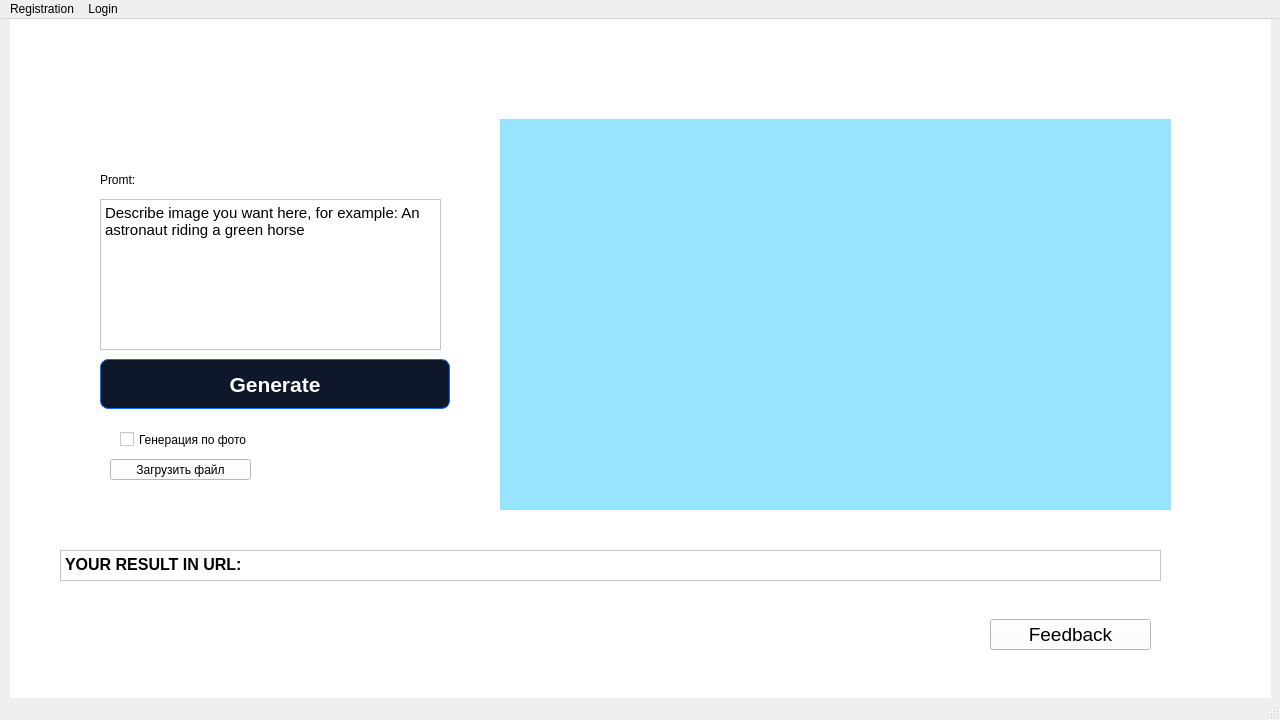
<?xml version="1.0" encoding="UTF-8"?>
<ui version="4.0">
 <class>MainWindow</class>
 <widget class="QMainWindow" name="MainWindow">
  <property name="geometry">
   <rect>
    <x>0</x>
    <y>0</y>
    <width>1280</width>
    <height>720</height>
   </rect>
  </property>
  <property name="minimumSize">
   <size>
    <width>1280</width>
    <height>720</height>
   </size>
  </property>
  <property name="maximumSize">
   <size>
    <width>1280</width>
    <height>720</height>
   </size>
  </property>
  <property name="windowTitle">
   <string>MainWindow</string>
  </property>
  <property name="styleSheet">
   <string notr="true"/>
  </property>
  <widget class="QWidget" name="centralwidget">
   <widget class="QWidget" name="widget" native="true">
    <property name="geometry">
     <rect>
      <x>10</x>
      <y>0</y>
      <width>1261</width>
      <height>681</height>
     </rect>
    </property>
    <property name="styleSheet">
     <string notr="true">background-color: rgb(255, 255, 255);</string>
    </property>
    <widget class="QLabel" name="picture">
     <property name="geometry">
      <rect>
       <x>490</x>
       <y>100</y>
       <width>671</width>
       <height>391</height>
      </rect>
     </property>
     <property name="font">
      <font>
       <pointsize>36</pointsize>
      </font>
     </property>
     <property name="styleSheet">
      <string notr="true">background-color: rgb(152, 228, 255);</string>
     </property>
     <property name="text">
      <string/>
     </property>
     <property name="pixmap">
      <pixmap>../image_name.png</pixmap>
     </property>
     <property name="scaledContents">
      <bool>true</bool>
     </property>
     <property name="alignment">
      <set>Qt::AlignCenter</set>
     </property>
    </widget>
    <widget class="QLabel" name="promt_name">
     <property name="geometry">
      <rect>
       <x>90</x>
       <y>150</y>
       <width>71</width>
       <height>21</height>
      </rect>
     </property>
     <property name="styleSheet">
      <string notr="true">font: 16pt &quot;MS Shell Dlg 2&quot;, rgb(71,86,107);</string>
     </property>
     <property name="text">
      <string>Promt:</string>
     </property>
    </widget>
    <widget class="QTextBrowser" name="url_picture">
     <property name="geometry">
      <rect>
       <x>50</x>
       <y>531</y>
       <width>1101</width>
       <height>31</height>
      </rect>
     </property>
     <property name="html">
      <string>&lt;!DOCTYPE HTML PUBLIC &quot;-//W3C//DTD HTML 4.0//EN&quot; &quot;http://www.w3.org/TR/REC-html40/strict.dtd&quot;&gt;
&lt;html&gt;&lt;head&gt;&lt;meta name=&quot;qrichtext&quot; content=&quot;1&quot; /&gt;&lt;style type=&quot;text/css&quot;&gt;
p, li { white-space: pre-wrap; }
&lt;/style&gt;&lt;/head&gt;&lt;body style=&quot; font-family:'MS Shell Dlg 2'; font-size:8.25pt; font-weight:400; font-style:normal;&quot;&gt;
&lt;p style=&quot; margin-top:0px; margin-bottom:0px; margin-left:0px; margin-right:0px; -qt-block-indent:0; text-indent:0px;&quot;&gt;&lt;span style=&quot; font-size:12pt; font-weight:600;&quot;&gt;YOUR RESULT IN URL:&lt;/span&gt;&lt;/p&gt;&lt;/body&gt;&lt;/html&gt;</string>
     </property>
    </widget>
    <widget class="QWidget" name="button" native="true">
     <property name="geometry">
      <rect>
       <x>70</x>
       <y>330</y>
       <width>391</width>
       <height>61</height>
      </rect>
     </property>
     <widget class="QLabel" name="volsh_palochka">
      <property name="geometry">
       <rect>
        <x>110</x>
        <y>20</y>
        <width>31</width>
        <height>31</height>
       </rect>
      </property>
      <property name="styleSheet">
       <string notr="true">background-color: qlineargradient(spread:pad, x1:0, y1:0, x2:1, y2:0, stop:0 rgba(255, 255, 255, 0));</string>
      </property>
      <property name="text">
       <string/>
      </property>
      <property name="pixmap">
       <pixmap>../photos/generate_img.png</pixmap>
      </property>
      <property name="scaledContents">
       <bool>true</bool>
      </property>
     </widget>
     <widget class="QPushButton" name="generate_button">
      <property name="geometry">
       <rect>
        <x>20</x>
        <y>0</y>
        <width>350</width>
        <height>60</height>
       </rect>
      </property>
      <property name="font">
       <font>
        <pointsize>16</pointsize>
        <weight>75</weight>
        <bold>true</bold>
       </font>
      </property>
      <property name="cursor">
       <cursorShape>PointingHandCursor</cursorShape>
      </property>
      <property name="styleSheet">
       <string notr="true">QPushButton {
	background-color: rgb(15,23,42);
	color: #fff;
	font-weight: 600;
	border-radius: 8px;
	border: 1px solid #0d6efd;
	padding: 5px 15px;
	margin-top: 10px;
	outline: 0px;
}

QPushButton:pressed {
	background-color: rgb(39,46,63);
}</string>
      </property>
      <property name="text">
       <string>Generate</string>
      </property>
     </widget>
     <zorder>generate_button</zorder>
     <zorder>volsh_palochka</zorder>
    </widget>
    <widget class="QPlainTextEdit" name="plainTextEdit">
     <property name="geometry">
      <rect>
       <x>90</x>
       <y>180</y>
       <width>341</width>
       <height>151</height>
      </rect>
     </property>
     <property name="font">
      <font>
       <pointsize>11</pointsize>
      </font>
     </property>
     <property name="plainText">
      <string>Describe image you want here, for example: An astronaut riding a green horse</string>
     </property>
    </widget>
    <widget class="QCheckBox" name="checkBox">
     <property name="geometry">
      <rect>
       <x>110</x>
       <y>410</y>
       <width>181</width>
       <height>21</height>
      </rect>
     </property>
     <property name="text">
      <string>Генерация по фото</string>
     </property>
    </widget>
    <widget class="QPushButton" name="pushButton">
     <property name="geometry">
      <rect>
       <x>100</x>
       <y>440</y>
       <width>141</width>
       <height>21</height>
      </rect>
     </property>
     <property name="text">
      <string>Загрузить файл</string>
     </property>
    </widget>
    <widget class="QPushButton" name="feedback_button">
     <property name="geometry">
      <rect>
       <x>980</x>
       <y>600</y>
       <width>161</width>
       <height>31</height>
      </rect>
     </property>
     <property name="font">
      <font>
       <pointsize>14</pointsize>
      </font>
     </property>
     <property name="text">
      <string>Feedback</string>
     </property>
    </widget>
    <zorder>button</zorder>
    <zorder>picture</zorder>
    <zorder>promt_name</zorder>
    <zorder>url_picture</zorder>
    <zorder>plainTextEdit</zorder>
    <zorder>checkBox</zorder>
    <zorder>pushButton</zorder>
    <zorder>feedback_button</zorder>
   </widget>
  </widget>
  <widget class="QMenuBar" name="menubar">
   <property name="geometry">
    <rect>
     <x>0</x>
     <y>0</y>
     <width>1280</width>
     <height>21</height>
    </rect>
   </property>
   <widget class="QMenu" name="menuregistration">
    <property name="title">
     <string>Registration</string>
    </property>
    <addaction name="actionOpen_window_registration"/>
   </widget>
   <widget class="QMenu" name="menuLogin">
    <property name="title">
     <string>Login</string>
    </property>
    <addaction name="actionOpen_window_login"/>
   </widget>
   <addaction name="menuregistration"/>
   <addaction name="menuLogin"/>
  </widget>
  <widget class="QStatusBar" name="statusbar"/>
  <action name="actionOpen_window_registration">
   <property name="text">
    <string>Open window registration</string>
   </property>
  </action>
  <action name="actionOpen_window_login">
   <property name="text">
    <string>Open window login</string>
   </property>
  </action>
 </widget>
 <resources/>
 <connections/>
</ui>
